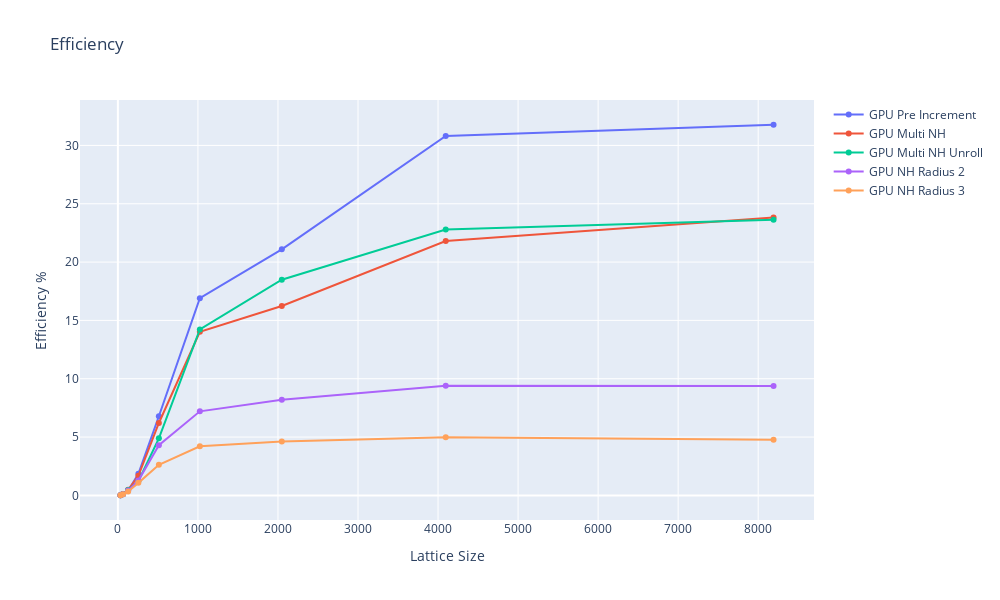

Notebook source saved alongside this figure:
### Code cell
fig = go.Figure()
for name, df, info in runs_gpu:
    fig.add_trace(go.Scatter(
        x=cpu_df["size"],
        y=100 * (cpu_df["avgEvolveTime"] / df["avgEvolveTime"]) / info[0], # speedup / cores
        mode="lines+markers",
        name=name,
    ))
fig.update_layout(title="Efficiency", xaxis_title='Lattice Size', yaxis_title="Efficiency %", width=1000, height=600)
fig.update_yaxes()
fig.show()

### Figure 1 — Plotly figure (JSON) as saved in the notebook; plotly's stock layout.template omitted (floating-point values rounded to 4 significant figures)
{"data": [{"mode": "lines+markers", "name": "GPU Pre Increment", "type": "scatter", "x": [32, 64, 128, 256, 512, 1024, 2048, 4096, 8192], "y": [0.01491, 0.1208, 0.3995, 1.857, 6.781, 16.91, 21.09, 30.81, 31.77]}, {"mode": "lines+markers", "name": "GPU Multi NH", "type": "scatter", "x": [32, 64, 128, 256, 512, 1024, 2048, 4096, 8192], "y": [0.01197, 0.1107, 0.4737, 1.677, 6.207, 14.02, 16.24, 21.81, 23.81]}, {"mode": "lines+markers", "name": "GPU Multi NH Unroll", "type": "scatter", "x": [32, 64, 128, 256, 512, 1024, 2048, 4096, 8192], "y": [0.01127, 0.1012, 0.4707, 1.226, 4.889, 14.23, 18.49, 22.79, 23.63]}, {"mode": "lines+markers", "name": "GPU NH Radius 2", "type": "scatter", "x": [32, 64, 128, 256, 512, 1024, 2048, 4096, 8192], "y": [0.01279, 0.09375, 0.411, 1.271, 4.298, 7.205, 8.207, 9.408, 9.368]}, {"mode": "lines+markers", "name": "GPU NH Radius 3", "type": "scatter", "x": [32, 64, 128, 256, 512, 1024, 2048, 4096, 8192], "y": [0.01167, 0.1029, 0.3412, 1.072, 2.626, 4.21, 4.626, 4.981, 4.777]}], "layout": {"height": 600, "title": {"text": "Efficiency"}, "width": 1000, "xaxis": {"title": {"text": "Lattice Size"}}, "yaxis": {"title": {"text": "Efficiency %"}}}}
